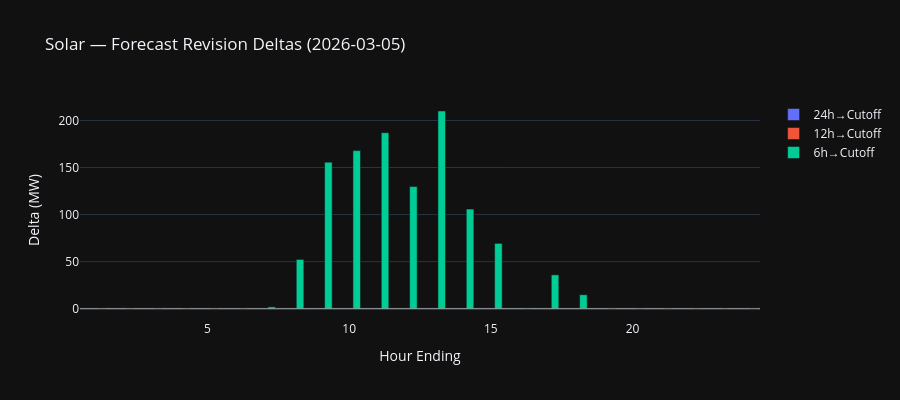

Source (notebook cell):
### Markdown cell above
## 4. Forecast Deltas — MW Changes at Each Lookback

### Code cell
fig = go.Figure()
for col, label, color in [
    ("delta_24h", "24h→Cutoff", "#636EFA"),
    ("delta_12h", "12h→Cutoff", "#EF553B"),
    ("delta_6h", "6h→Cutoff", "#00CC96"),
]:
    fig.add_trace(go.Bar(
        x=df_latest["hour_ending"], y=df_latest[col],
        name=label, marker_color=color,
    ))

fig.update_layout(
    barmode="group",
    title=f"Solar — Forecast Revision Deltas ({latest_date})",
    xaxis_title="Hour Ending", yaxis_title="Delta (MW)",
    template="plotly_dark", height=400,
)
fig.add_hline(y=0, line_color="white", line_width=0.5)
fig.show()

### Figure 1 — Plotly figure (JSON) as saved in the notebook; plotly's stock layout.template omitted (floating-point values rounded to 4 significant figures)
{"data": [{"marker": {"color": "#636EFA"}, "name": "24h→Cutoff", "type": "bar", "x": [1.0, 2.0, 3.0, 4.0, 5.0, 6.0, 7.0, 8.0, 9.0, 10.0, 11.0, 12.0, 13.0, 14.0, 15.0, 16.0, 17.0, 18.0, 19.0, 20.0, 21.0, 22.0, 23.0, 24.0], "y": [NaN, NaN, NaN, NaN, NaN, NaN, NaN, NaN, NaN, NaN, NaN, NaN, NaN, NaN, NaN, NaN, NaN, NaN, NaN, NaN, NaN, NaN, NaN, NaN]}, {"marker": {"color": "#EF553B"}, "name": "12h→Cutoff", "type": "bar", "x": [1.0, 2.0, 3.0, 4.0, 5.0, 6.0, 7.0, 8.0, 9.0, 10.0, 11.0, 12.0, 13.0, 14.0, 15.0, 16.0, 17.0, 18.0, 19.0, 20.0, 21.0, 22.0, 23.0, 24.0], "y": [NaN, NaN, NaN, NaN, NaN, NaN, NaN, NaN, NaN, NaN, NaN, NaN, NaN, NaN, NaN, NaN, NaN, NaN, NaN, NaN, NaN, NaN, NaN, NaN]}, {"marker": {"color": "#00CC96"}, "name": "6h→Cutoff", "type": "bar", "x": [1.0, 2.0, 3.0, 4.0, 5.0, 6.0, 7.0, 8.0, 9.0, 10.0, 11.0, 12.0, 13.0, 14.0, 15.0, 16.0, 17.0, 18.0, 19.0, 20.0, 21.0, 22.0, 23.0, 24.0], "y": [0.0, 0.0, 0.0, 0.0, 0.0, 0.0, 1.881, 52.33, 155.7, 168.0, 187.0, 129.7, 210.1, 105.8, 69.41, -0.357, 35.93, 14.79, -0.016, 0.0, 0.0, 0.0, 0.0, 0.0]}], "layout": {"barmode": "group", "height": 400, "shapes": [{"line": {"color": "white", "width": 0.5}, "type": "line", "x0": 0, "x1": 1, "xref": "x domain", "y0": 0, "y1": 0, "yref": "y"}], "title": {"text": "Solar — Forecast Revision Deltas (2026-03-05)"}, "xaxis": {"title": {"text": "Hour Ending"}}, "yaxis": {"title": {"text": "Delta (MW)"}}}}
